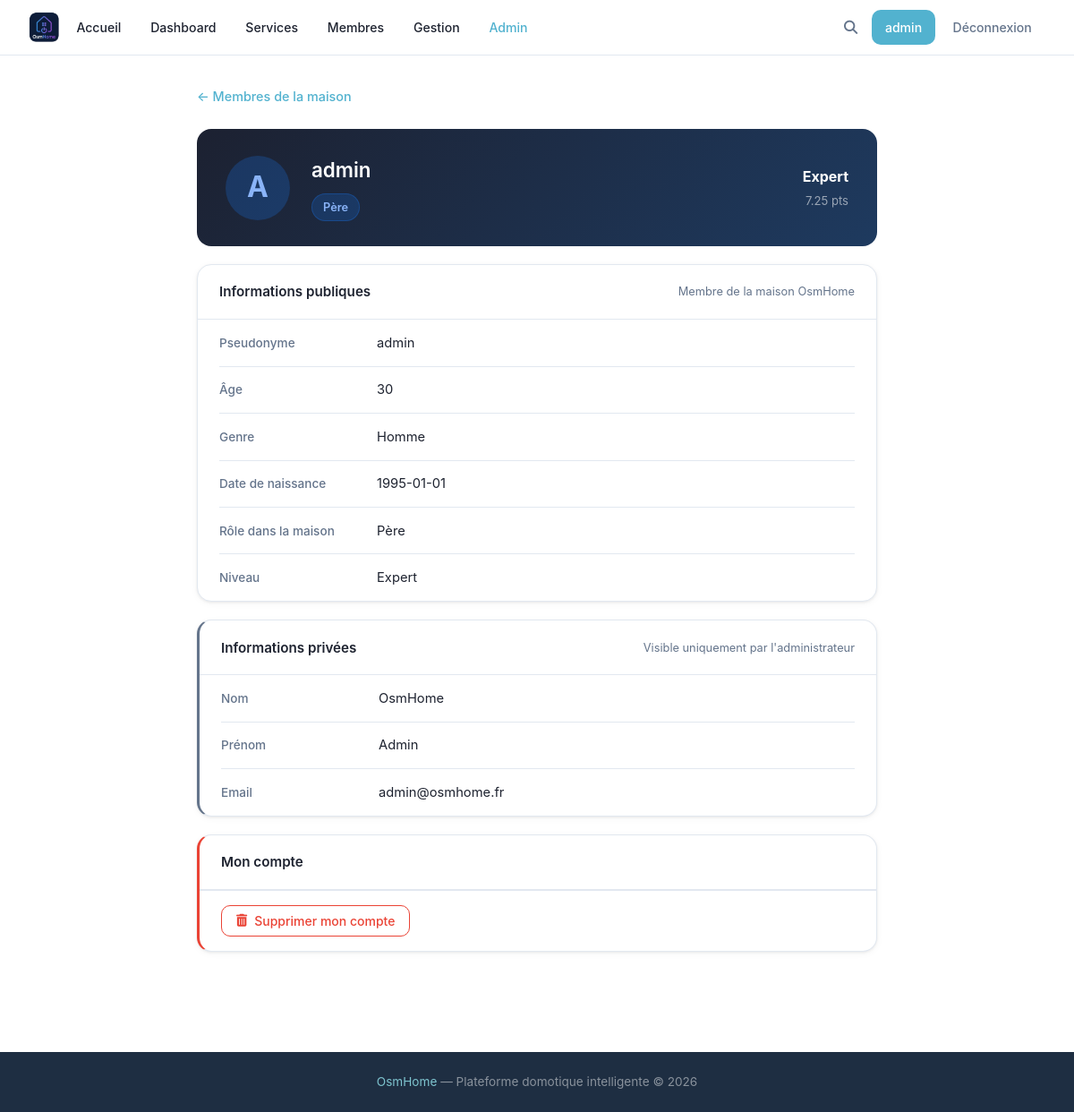
The app's page /member/admin (signed in), older data.
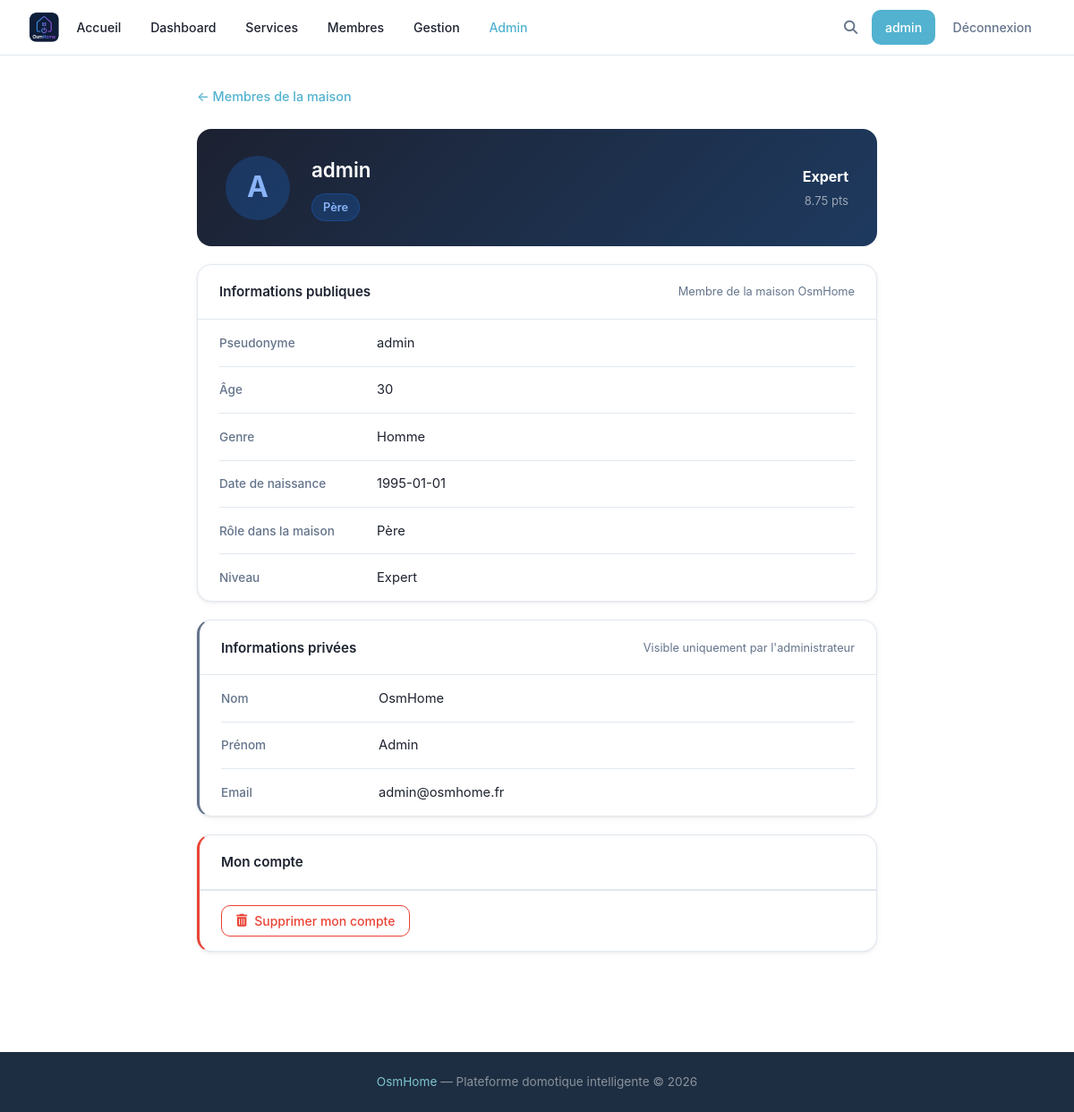
The same page, newer data.
### tables this page shows
CREATE TABLE users (
            id INTEGER PRIMARY KEY AUTOINCREMENT,
            username TEXT UNIQUE NOT NULL,
            password TEXT NOT NULL,
            lastname TEXT,
            firstname TEXT,
            age INTEGER,
            gender TEXT,
            birthdate TEXT,
            member_type TEXT,
            photo TEXT,
            level TEXT DEFAULT 'debutant',
            points REAL DEFAULT 0,
            email TEXT,
            email_verified INTEGER DEFAULT 0,
            role TEXT DEFAULT 'simple'
        , actions INTEGER DEFAULT 0, verification_token TEXT);

### main.py (the view)
@app.route('/member/<username>')
def profil_public(username):
    if 'username' not in flask.session:
        return flask.redirect('/login')
    member = utils.getUser(username)
    if not member:
        flask.abort(404)
    viewer = flask.session.get('username')
    is_owner = (viewer == username)
    is_admin = utils.getUser(viewer)['role'] == 'admin' if viewer else False
    return flask.render_template(
        'public_profile.html',
        user=viewer,
        member=member,
        is_owner=is_owner,
        is_admin=is_admin
    )

### main.py (called while the page is built)
@app.template_filter('level_label')
def level_label_filter(key: str) -> str:
    return _LEVEL_LABELS.get(key, key.capitalize())

@app.context_processor
def inject_types():
    try:
        types = utils.getTypes()
    except Exception:
        types = []
    is_admin = False
    user_level = None
    if flask.session.get('username'):
        u = utils.getUser(flask.session['username'])
        is_admin = bool(u and u['role'] == 'admin')
        user_level = u['level'] if u else None
    return {'types': types, 'is_admin': is_admin, 'user_level': user_level}

### utils.py (called while the page is built)
def openDB() -> sqlite3.Connection:
    if 'db' not in flask.g:
        flask.g.db = sqlite3.connect(BASE)
        flask.g.db.row_factory = sqlite3.Row
    return flask.g.db

def closeDB(_ = None):
    db = flask.g.pop("db", None)
    if db is not None:
        db.close()

def getUser(username: str):
    db = openDB()
    return db.execute(
        'SELECT * FROM users WHERE username = ?',
        (username,)
    ).fetchone()

def getTypes() -> list:
    db = openDB()
    rows = db.execute('SELECT DISTINCT type FROM devices ORDER BY type').fetchall()
    return [row['type'] for row in rows]

### templates/public_profile.html (shortened to what the changed rows need)
{% extends 'base.html' %}
{% block extra_css %}<link rel="stylesheet" href="{{ url_for('static', filename='css/profile.css') }}">{% endblock %}
{% block content %}
<div class="profile-page">
    <div class="profile-layout-main">
        <div class="profile-id-card">
            <div class="profile-avatar-lg">
                {% if member['photo'] %}
                <img src="{{ url_for('static', filename='uploads/photos/' + member['photo']) }}" alt="Photo de profil" class="profile-avatar-img">
                {% else %}
                {{ member['username'][0] | upper }}
                {% endif %}
            </div>
            <div class="profile-id-info">
                <h2 class="profile-username">{{ member['username'] }}</h2>
                <span class="profile-role-badge">{{ member['member_type'] or '—' }}</span>
            </div>
            <div class="profile-level-badge">
                <span class="level-label">{{ member['level'] | level_label }}</span>
                <span class="level-pts">{{ "%.2f"|format(member['points'] or 0) }} pts</span>
            </div>
        </div>
        <div class="profile-section">
            <div class="profile-fields profile-fields--readonly">
                <div class="profile-field">
                    <span class="profile-field-label">Pseudonyme</span>
                    <span class="profile-field-value">{{ member['username'] }}</span>
                </div>
                <div class="profile-field">
                    <span class="profile-field-label">Âge</span>
                    <span class="profile-field-value">{{ member['age'] or '—' }}</span>
                </div>
                <div class="profile-field">
                    <span class="profile-field-label">Date de naissance</span>
                    <span class="profile-field-value">{{ member['birthdate'] or '—' }}</span>
                </div>
                <div class="profile-field">
                    <span class="profile-field-label">Rôle dans la maison</span>
                    <span class="profile-field-value">{{ member['member_type'] | capitalize or '—' }}</span>
                </div>
                <div class="profile-field">
                    <span class="profile-field-label">Niveau</span>
                    <span class="profile-field-value">{{ member['level'] | level_label }}</span>
                </div>
            </div>
        </div>
    {% if is_admin %}
        <div class="profile-section profile-section--private">
            <div class="profile-section-header">
                <h3>Informations privées</h3>
                <span class="profile-section-hint">Visible uniquement par l'administrateur</span>
            </div>
            <div class="profile-fields profile-fields--readonly">
                <div class="profile-field">
                    <span class="profile-field-label">Nom</span>
                    <span class="profile-field-value">{{ member['lastname'] or '—' }}</span>
                </div>
                <div class="profile-field">
                    <span class="profile-field-label">Prénom</span>
                    <span class="profile-field-value">{{ member['firstname'] or '—' }}</span>
                </div>
                <div class="profile-field">
                    <span class="profile-field-label">Email</span>
                    <span class="profile-field-value">{{ member['email'] or '—' }}</span>
                </div>
            </div>
        </div>
    {% endif %}
    </div>
</div>
{% endblock %}

Row changes from the older to the newer data that the page shows:
changed users "admin": points "7.25" → "8.75"
